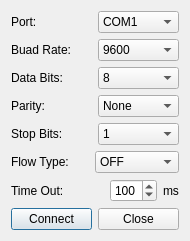
<?xml version="1.0" encoding="UTF-8"?>
<ui version="4.0">
 <class>SerialDialog</class>
 <widget class="QDialog" name="SerialDialog">
  <property name="geometry">
   <rect>
    <x>0</x>
    <y>0</y>
    <width>190</width>
    <height>239</height>
   </rect>
  </property>
  <property name="windowTitle">
   <string>Serial Settings</string>
  </property>
  <layout class="QGridLayout" name="gridLayout">
   <item row="0" column="0">
    <layout class="QHBoxLayout" name="horizontalLayout">
     <item>
      <widget class="QLabel" name="label">
       <property name="text">
        <string>Port:</string>
       </property>
      </widget>
     </item>
     <item>
      <widget class="QComboBox" name="CB_port">
       <item>
        <property name="text">
         <string>COM1</string>
        </property>
       </item>
       <item>
        <property name="text">
         <string>COM2</string>
        </property>
       </item>
       <item>
        <property name="text">
         <string>COM3</string>
        </property>
       </item>
       <item>
        <property name="text">
         <string>COM4</string>
        </property>
       </item>
       <item>
        <property name="text">
         <string>COM5</string>
        </property>
       </item>
       <item>
        <property name="text">
         <string>COM6</string>
        </property>
       </item>
       <item>
        <property name="text">
         <string>COM7</string>
        </property>
       </item>
       <item>
        <property name="text">
         <string>COM8</string>
        </property>
       </item>
       <item>
        <property name="text">
         <string>COM9</string>
        </property>
       </item>
      </widget>
     </item>
    </layout>
   </item>
   <item row="1" column="0">
    <layout class="QHBoxLayout" name="horizontalLayout_2">
     <item>
      <widget class="QLabel" name="label_2">
       <property name="text">
        <string>Buad Rate:</string>
       </property>
      </widget>
     </item>
     <item>
      <widget class="QComboBox" name="CB_buadRate">
       <property name="currentText">
        <string>9600</string>
       </property>
       <property name="currentIndex">
        <number>12</number>
       </property>
       <item>
        <property name="text">
         <string>50</string>
        </property>
       </item>
       <item>
        <property name="text">
         <string>75</string>
        </property>
       </item>
       <item>
        <property name="text">
         <string>110</string>
        </property>
       </item>
       <item>
        <property name="text">
         <string>134</string>
        </property>
       </item>
       <item>
        <property name="text">
         <string>150</string>
        </property>
       </item>
       <item>
        <property name="text">
         <string>200</string>
        </property>
       </item>
       <item>
        <property name="text">
         <string>300</string>
        </property>
       </item>
       <item>
        <property name="text">
         <string>600</string>
        </property>
       </item>
       <item>
        <property name="text">
         <string>1200</string>
        </property>
       </item>
       <item>
        <property name="text">
         <string>1800</string>
        </property>
       </item>
       <item>
        <property name="text">
         <string>2400</string>
        </property>
       </item>
       <item>
        <property name="text">
         <string>4800</string>
        </property>
       </item>
       <item>
        <property name="text">
         <string>9600</string>
        </property>
       </item>
       <item>
        <property name="text">
         <string>14400</string>
        </property>
       </item>
       <item>
        <property name="text">
         <string>19200</string>
        </property>
       </item>
       <item>
        <property name="text">
         <string>38400</string>
        </property>
       </item>
       <item>
        <property name="text">
         <string>56000</string>
        </property>
       </item>
       <item>
        <property name="text">
         <string>57600</string>
        </property>
       </item>
       <item>
        <property name="text">
         <string>76800</string>
        </property>
       </item>
       <item>
        <property name="text">
         <string>115200</string>
        </property>
       </item>
       <item>
        <property name="text">
         <string>128000</string>
        </property>
       </item>
       <item>
        <property name="text">
         <string>256000</string>
        </property>
       </item>
      </widget>
     </item>
    </layout>
   </item>
   <item row="2" column="0">
    <layout class="QHBoxLayout" name="horizontalLayout_3">
     <item>
      <widget class="QLabel" name="label_3">
       <property name="text">
        <string>Data Bits:</string>
       </property>
      </widget>
     </item>
     <item>
      <widget class="QComboBox" name="CB_dataBits">
       <property name="currentText">
        <string>8</string>
       </property>
       <property name="currentIndex">
        <number>3</number>
       </property>
       <item>
        <property name="text">
         <string>5</string>
        </property>
       </item>
       <item>
        <property name="text">
         <string>6</string>
        </property>
       </item>
       <item>
        <property name="text">
         <string>7</string>
        </property>
       </item>
       <item>
        <property name="text">
         <string>8</string>
        </property>
       </item>
      </widget>
     </item>
    </layout>
   </item>
   <item row="3" column="0">
    <layout class="QHBoxLayout" name="horizontalLayout_4">
     <item>
      <widget class="QLabel" name="label_4">
       <property name="text">
        <string>Parity:</string>
       </property>
      </widget>
     </item>
     <item>
      <widget class="QComboBox" name="CB_parity">
       <property name="currentText">
        <string>None</string>
       </property>
       <property name="currentIndex">
        <number>0</number>
       </property>
       <item>
        <property name="text">
         <string>None</string>
        </property>
       </item>
       <item>
        <property name="text">
         <string>Odd</string>
        </property>
       </item>
       <item>
        <property name="text">
         <string>Even</string>
        </property>
       </item>
       <item>
        <property name="text">
         <string>Mark</string>
        </property>
       </item>
       <item>
        <property name="text">
         <string>Space</string>
        </property>
       </item>
      </widget>
     </item>
    </layout>
   </item>
   <item row="4" column="0">
    <layout class="QHBoxLayout" name="horizontalLayout_5">
     <item>
      <widget class="QLabel" name="label_5">
       <property name="text">
        <string>Stop Bits:</string>
       </property>
      </widget>
     </item>
     <item>
      <widget class="QComboBox" name="CB_stopBits">
       <property name="currentText">
        <string>1</string>
       </property>
       <property name="currentIndex">
        <number>0</number>
       </property>
       <item>
        <property name="text">
         <string>1</string>
        </property>
       </item>
       <item>
        <property name="text">
         <string>1.5</string>
        </property>
       </item>
       <item>
        <property name="text">
         <string>2</string>
        </property>
       </item>
      </widget>
     </item>
    </layout>
   </item>
   <item row="5" column="0">
    <layout class="QHBoxLayout" name="horizontalLayout_7">
     <item>
      <widget class="QLabel" name="label_6">
       <property name="text">
        <string>Flow Type:</string>
       </property>
      </widget>
     </item>
     <item>
      <widget class="QComboBox" name="CB_flowType">
       <property name="currentText">
        <string>OFF</string>
       </property>
       <property name="currentIndex">
        <number>0</number>
       </property>
       <item>
        <property name="text">
         <string>OFF</string>
        </property>
       </item>
       <item>
        <property name="text">
         <string>Hardware</string>
        </property>
       </item>
       <item>
        <property name="text">
         <string>XonXoff</string>
        </property>
       </item>
      </widget>
     </item>
    </layout>
   </item>
   <item row="6" column="0">
    <layout class="QHBoxLayout" name="horizontalLayout_8">
     <item>
      <widget class="QLabel" name="label_7">
       <property name="text">
        <string>Time Out:</string>
       </property>
      </widget>
     </item>
     <item>
      <spacer name="horizontalSpacer">
       <property name="orientation">
        <enum>Qt::Horizontal</enum>
       </property>
       <property name="sizeHint" stdset="0">
        <size>
         <width>40</width>
         <height>20</height>
        </size>
       </property>
      </spacer>
     </item>
     <item>
      <widget class="QSpinBox" name="SB_timeOut">
       <property name="maximum">
        <number>999</number>
       </property>
       <property name="value">
        <number>100</number>
       </property>
      </widget>
     </item>
     <item>
      <widget class="QLabel" name="label_8">
       <property name="text">
        <string>ms</string>
       </property>
      </widget>
     </item>
    </layout>
   </item>
   <item row="7" column="0">
    <layout class="QHBoxLayout" name="horizontalLayout_6">
     <item>
      <widget class="QPushButton" name="PB_connect">
       <property name="text">
        <string>Connect</string>
       </property>
      </widget>
     </item>
     <item>
      <widget class="QPushButton" name="PB_close">
       <property name="text">
        <string>Close</string>
       </property>
      </widget>
     </item>
    </layout>
   </item>
  </layout>
 </widget>
 <resources/>
 <connections/>
</ui>
